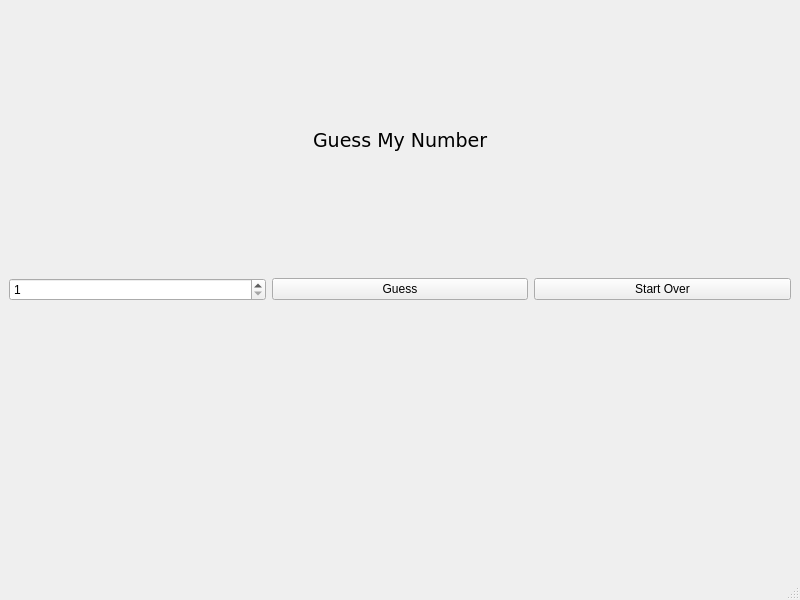
<?xml version="1.0" encoding="UTF-8"?>
<ui version="4.0">
 <class>MainWindow</class>
 <widget class="QMainWindow" name="MainWindow">
  <property name="geometry">
   <rect>
    <x>0</x>
    <y>0</y>
    <width>800</width>
    <height>600</height>
   </rect>
  </property>
  <property name="windowTitle">
   <string>Guess Number</string>
  </property>
  <widget class="QWidget" name="centralwidget">
   <layout class="QVBoxLayout" name="verticalLayout">
    <item>
     <layout class="QHBoxLayout" name="horizontalLayout_2">
      <item>
       <spacer name="horizontalSpacer">
        <property name="orientation">
         <enum>Qt::Horizontal</enum>
        </property>
        <property name="sizeHint" stdset="0">
         <size>
          <width>40</width>
          <height>20</height>
         </size>
        </property>
       </spacer>
      </item>
      <item>
       <widget class="QLabel" name="titleLabel">
        <property name="font">
         <font>
          <family>DejaVu Sans</family>
          <pointsize>14</pointsize>
         </font>
        </property>
        <property name="text">
         <string>Guess My Number</string>
        </property>
       </widget>
      </item>
      <item>
       <spacer name="horizontalSpacer_3">
        <property name="orientation">
         <enum>Qt::Horizontal</enum>
        </property>
        <property name="sizeHint" stdset="0">
         <size>
          <width>40</width>
          <height>20</height>
         </size>
        </property>
       </spacer>
      </item>
     </layout>
    </item>
    <item>
     <layout class="QHBoxLayout" name="horizontalLayout">
      <item>
       <widget class="QSpinBox" name="spinBox">
        <property name="minimum">
         <number>1</number>
        </property>
        <property name="maximum">
         <number>10</number>
        </property>
       </widget>
      </item>
      <item>
       <widget class="QPushButton" name="guessButton">
        <property name="text">
         <string>Guess</string>
        </property>
       </widget>
      </item>
      <item>
       <widget class="QPushButton" name="startOverButton">
        <property name="text">
         <string>Start Over</string>
        </property>
       </widget>
      </item>
     </layout>
    </item>
    <item>
     <layout class="QHBoxLayout" name="horizontalLayout_3">
      <item>
       <spacer name="horizontalSpacer_2">
        <property name="orientation">
         <enum>Qt::Horizontal</enum>
        </property>
        <property name="sizeHint" stdset="0">
         <size>
          <width>40</width>
          <height>20</height>
         </size>
        </property>
       </spacer>
      </item>
      <item>
       <widget class="QLabel" name="messageLabel">
        <property name="font">
         <font>
          <family>DejaVu Sans</family>
          <pointsize>16</pointsize>
         </font>
        </property>
        <property name="text">
         <string/>
        </property>
       </widget>
      </item>
      <item>
       <spacer name="horizontalSpacer_4">
        <property name="orientation">
         <enum>Qt::Horizontal</enum>
        </property>
        <property name="sizeHint" stdset="0">
         <size>
          <width>40</width>
          <height>20</height>
         </size>
        </property>
       </spacer>
      </item>
     </layout>
    </item>
   </layout>
  </widget>
  <widget class="QMenuBar" name="menubar">
   <property name="geometry">
    <rect>
     <x>0</x>
     <y>0</y>
     <width>800</width>
     <height>22</height>
    </rect>
   </property>
  </widget>
  <widget class="QStatusBar" name="statusbar"/>
 </widget>
 <resources/>
 <connections/>
</ui>
